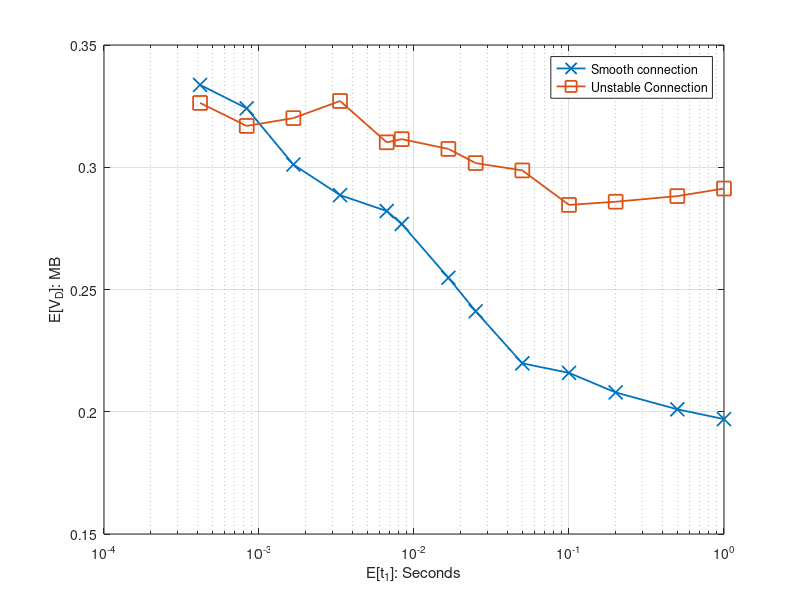

The MATLAB script that drew this image:
%% File size
%N=10000
%x_label =[0	1	2	3	4	5	6	7	8	9	10	11	12	13	14	15	16	17	18	20	21	22	23	24	26]
%N=50000
%x_label =[0	1	2	3	4	5	6	7	8	9	10	11	12	13	14	15	16	17	18	19	20	21	22	23	24	26	27	29]
%N=100000
%x_label =[0.5	1	1.5	2	2.5	3	3.5	4	4.5	5	5.5	6	6.5	7	7.5	8	8.5	9	9.5	10]

x_label =[1	0.5	0.2	0.1	0.05	0.025	0.016666667	0.008333333	0.006666667	0.003333333	0.001666667	0.000833333	0.000416667]


%% for DeadlinMissRatio

%Miss ratio
y_11 = [0.197	0.201	0.2079	0.2159	0.2198	0.2411	0.2548	0.2768	0.2821	0.2886	0.3011	0.3241	0.3337]
y_12 = [0.2913	0.2882	0.2859	0.2846	0.2987	0.3017	0.3075	0.3115	0.3102	0.3271	0.3201	0.3169	0.3263]

%y_21 = [0.99806	0.9581	0.88244	0.8006	0.72224	0.65702	0.60272	0.54902	0.5076	0.476	0.44394	0.41718	0.39104	0.3676	0.35006	0.33168	0.31658	0.29972	0.28668	0.2771	0.26476	0.25678	0.24436	0.23614]
%y_22 = [0.9999	0.98472	0.94244	0.87968	0.81688	0.75848	0.70422	0.65768	0.6131	0.57128	0.5431	0.50636	0.47778	0.45808	0.43148	0.41222	0.39522	0.38126	0.36282	0.34606	0.33714	0.32046	0.30856	0.3]

%y_31 = [0.99762	0.95244	0.86922	0.784	0.70654	0.63938	0.5866	0.5393	0.49734	0.45314	0.43004	0.40096	0.37532	0.3548	0.336	0.31658	0.30436	0.29066	0.2744	0.26472	0.25604	0.24498	0.23226	0.22522]
%y_32 = [0.99968	0.98622	0.94012	0.8831	0.81778	0.75858	0.70514	0.65048	0.61564	0.5737	0.53894	0.51038	0.48174	0.45458	0.43526	0.4155	0.39576	0.37954	0.36434	0.34662	0.33534	0.31958	0.3087	0.297]

%E[V_O]
%y_11 = [107.195738	110.265563	111.459762	111.66603	112.891743	113.511073	114.243923	114.248656	115.201861	114.764495	115.860485	115.640065	116.388605	116.964214	116.480727	116.506144	117.721952	117.11929	117.297936	117.407071	117.436146	117.124858	117.279712	117.373979	117.817193	117.887957	118.321337]
%y_12 = [105.377471	105.479206	105.440167	105.607266	105.621271	105.493113	105.531259	105.511318	105.328642	105.301673	105.328653	105.253606	105.244456	105.193469	105.187646	105.138103	105.224538	105.283644	105.302696	105.314446	105.317746	105.363048	105.40876	105.369869	105.268347	105.248722	105.361005]

%y_21 = [62.375791	120.59805	165.776256	201.42927	229.021995	249.817343	266.999037	282.842835	294.514071	303.238296	311.434231	318.177304	325.611212	331.446722	335.400051	340.108675	343.675605	347.8205	351.624364	353.413337	356.523391	358.156539	361.952584	363.67891]
%y_22 = [23.478293	46.490204	65.872277	82.757861	96.264961	106.72188	115.551595	122.778593	129.423498	135.775572	138.670203	143.420787	147.680628	149.971852	153.530511	155.896271	157.579877	159.576964	161.10563	163.179086	164.550661	166.387298	167.984914	168.97415]

%y_31 = [70.598712	135.373816	186.693961	225.238057	254.808474	278.563115	295.564654	310.932704	324.401847	336.564205	343.971892	352.267678	359.762584	364.644812	370.29262	376.420538	379.538109	383.606145	388.41725	390.349457	392.803668	395.480918	399.008909	401.307348]
%y_32 = [23.375908	46.025193	66.505275	82.279679	95.766256	106.780027	115.813335	123.582943	129.06973	134.945173	139.30061	142.945116	146.922712	150.523799	153.038814	155.492141	157.356186	159.306733	161.343919	163.169272	164.571521	166.585517	167.938218	169.264634]

%E[V_D]
%y_11 = [140.189944	272.29611	382.65312	466.381135	532.482074	582.628555	625.179833	660.592982	691.270259	715.082348	735.654987	753.140422	768.853881	784.310851	794.793266	805.079683	816.271769	824.88286	833.561805	839.453203	847.925831	853.443966	859.922563	862.061342]
%y_12 = [116.480315	231.37292	327.014326	413.094336	480.556438	530.873883	578.383954	616.750143	647.061545	671.462747	694.712173	714.53543	733.216792	748.178578	759.60865	774.348259	788.620124	792.519009	803.666571	811.380204	821.75068	825.51531	833.240205	840.793694]

%y_21 = [155.966886	299.506432	409.806039	495.284094	560.543558	609.883271	650.60853	688.410577	715.498518	735.098412	753.920588	770.651453	787.222671	800.394133	810.296237	822.223708	829.52304	839.43283	848.550287	852.018883	859.143221	862.993418	871.513976	876.163536]
%y_22 = [117.202143	231.183992	329.358269	413.349062	480.621364	532.989484	576.710003	612.137492	644.089293	675.572014	691.769735	715.116957	735.107302	746.823572	763.711593	775.156629	785.01032	794.860521	803.074031	813.75977	819.641468	828.580616	836.005701	840.376855]

%y_31 = [164.523058	312.875477	427.392975	511.121311	574.874798	624.636598	661.195281	692.564438	721.851287	746.960041	763.582934	780.381099	795.447496	805.906907	818.390994	829.53548	836.365536	845.281552	854.884196	858.835845	864.750833	870.195821	877.151053	881.139375]
%y_32 = [117.337597	230.728932	333.259798	410.147248	478.498034	532.71928	576.719812	616.583949	643.140884	672.557773	694.974484	713.023785	731.329313	749.98988	761.680147	774.244391	784.433617	794.325181	803.318954	813.041467	820.998343	830.283279	835.10955	841.745773]


i = i+1;
figure(i)

semilogx(x_label,y_11,'-x', 'MarkerSize',10, 'LineWidth',1.3)
hold on
semilogx(x_label,y_12,'-s', 'MarkerSize',10, 'LineWidth',1.3)
hold on
%plot(x_label,y_21,'-+', 'MarkerSize',10, 'LineWidth',1.3)
%hold on
%plot(x_label,y_22,'-^', 'MarkerSize',10, 'LineWidth',1.3)
%hold on
%plot(x_label,y_31,'-d', 'MarkerSize',10, 'LineWidth',1.3)
%hold on
%plot(x_label,y_32,'-o', 'MarkerSize',10, 'LineWidth',1.3)
%hold on

%ylabel('P_{miss}')
%ylabel('E[V_O]: MB')
ylabel('E[V_D]: MB')
xlabel('E[t_1]: Seconds')


%xticklabels({'62.5','125','250','500','1000','2000','4000','8000'});
%xticklabels({'10','20','40','80','160','320','640','1280'});
%xticklabels({'30',	'60',	'90',	'120',	'150',	'180',	'210',	'240',	'270',	'300',	'330',	'360',	'380',	'410',	'440',	'470',	'500',	'530',	'560',	'590',	'620',	'650',	'680',	'710',	'740',	'770',	'800'});
%xticklabels({'30',	'60',	'90',	'120',	'150',	'180',	'210',	'240',	'270',	'300',	'330',	'360',	'380',	'410',	'440',	'470',	'500',	'530',	'560',	'590',	'620',	'650',	'680',	'710',	'740',	'770',	'800'});

%0.033333333	0.016666667	0.011111111	0.008333333	0.006666667	0.005555556	0.004761905	0.004166667	0.003703704	0.003333333	0.003030303	0.002777778	0.002631579	0.002439024	0.002272727	0.00212766	0.002	0.001886792	0.001785714	0.001694915	0.001612903	0.001538462	0.001470588	0.001408451	0.001351351	0.001298701	0.00125

%xticklabels({'0',	'1',	'2',	'3',	'4','5',	'6',	'7',	'8',	'9',	'10',	'11',	'12',	'13',	'14',	'15',	'16',	'17'	,'18'	,'20'	,'21'	,'22',	'23',	'24',	'26'});
%set(gca, 'XTick', x_label);

%legend({'F=200','F=500','F=1000'},'NumColumns',1);
legend({'Smooth connection','Unstable Connection'},'NumColumns',1);

hold off;
grid on;